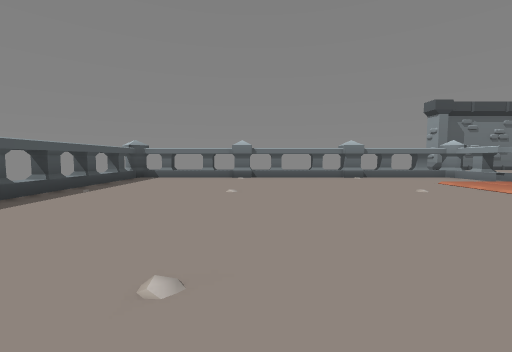
[1] (above)

20 first-person views from a walk through a Unity game level. The camera is 1.4 m above the floor, tilts 4° down and sees 90° across. The floor is counted in squares, 2 m on a side. Each view is taken from the middle of a square. On the plan, view 1 faces up. The plan holds only what a view shows up to about 9 squares ahead; the rest is blank. The player character is not drawn. Some animated figures are left out.

[2]
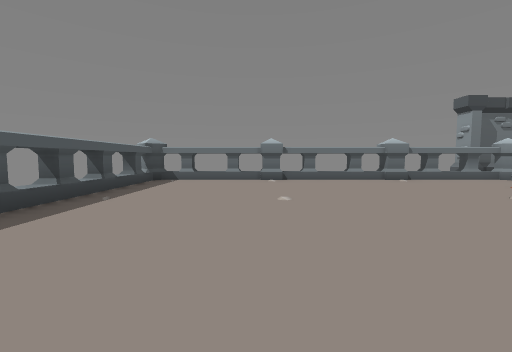

[3]
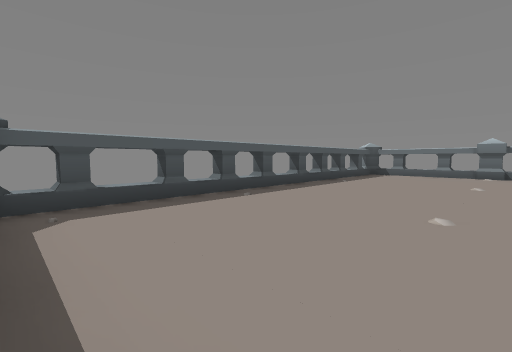

[4]
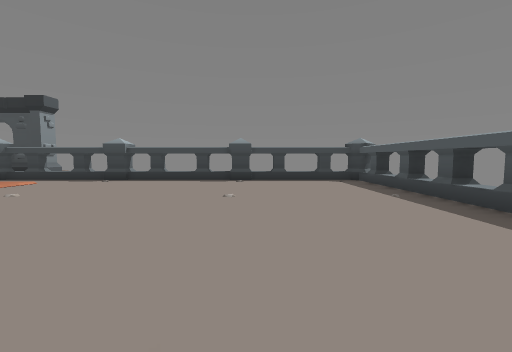

[5]
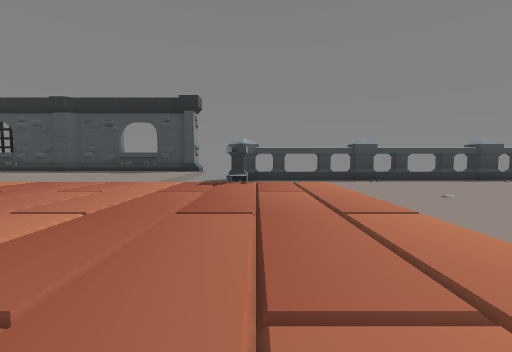

[6]
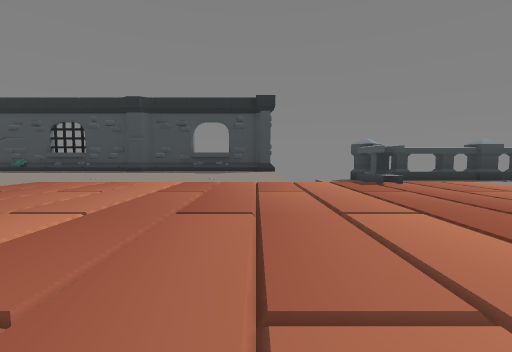

[7]
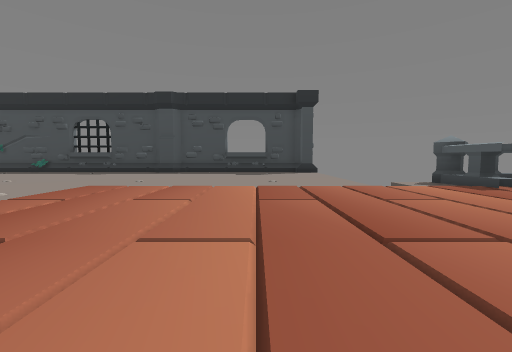

[8]
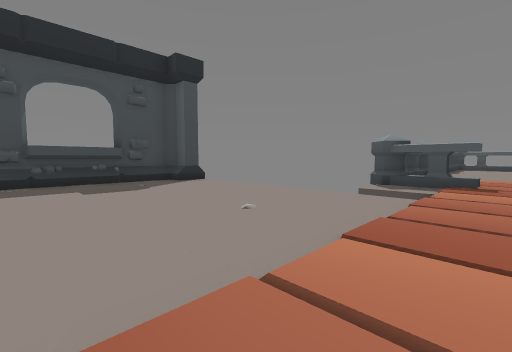

[9]
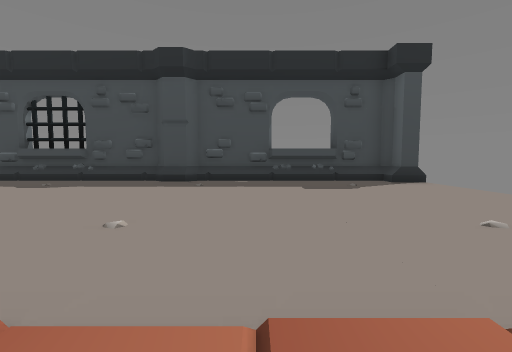

[10]
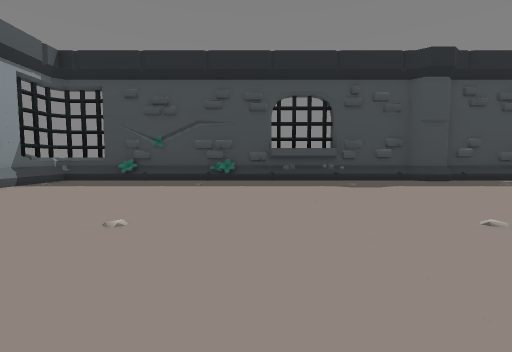

[11]
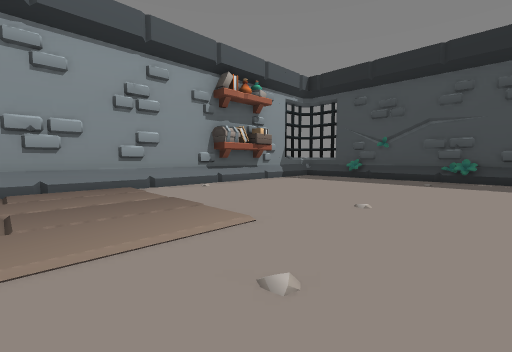

[12]
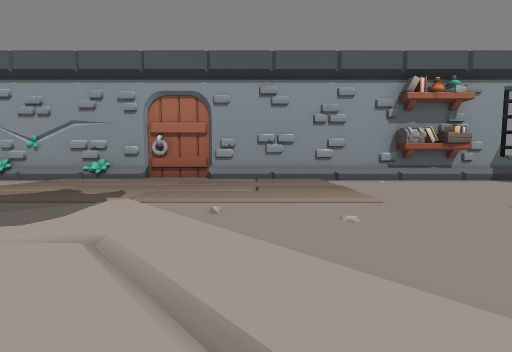

[13]
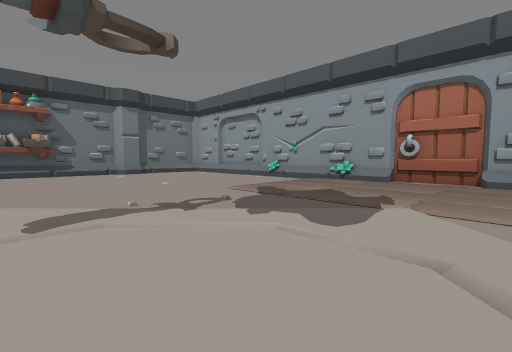

[14]
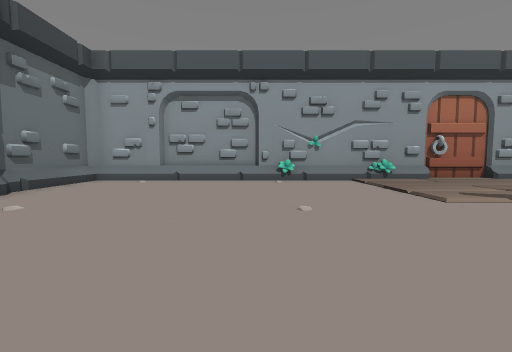

[15]
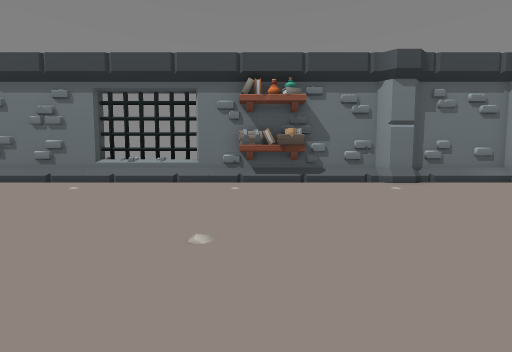

[16]
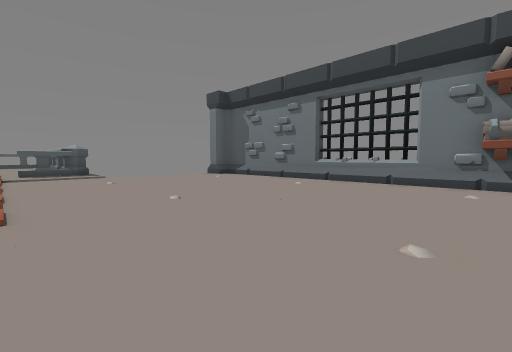

[17]
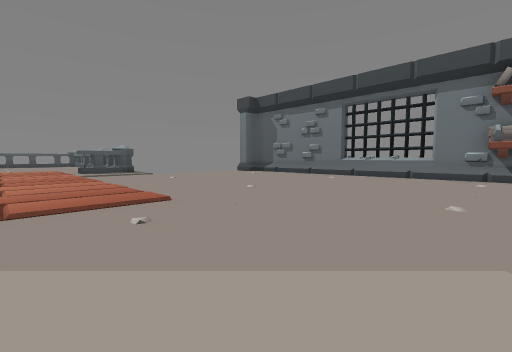

[18]
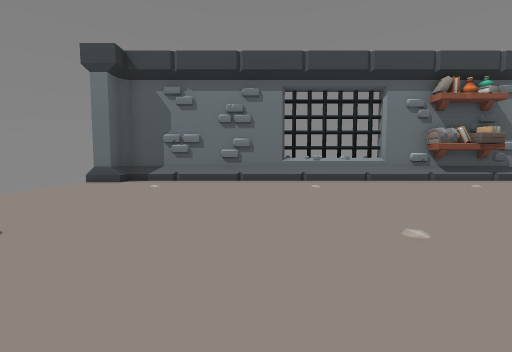

[19]
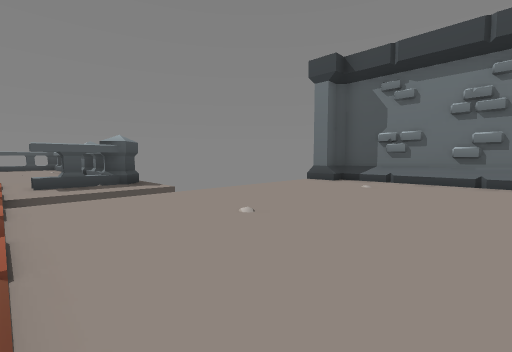

[20]
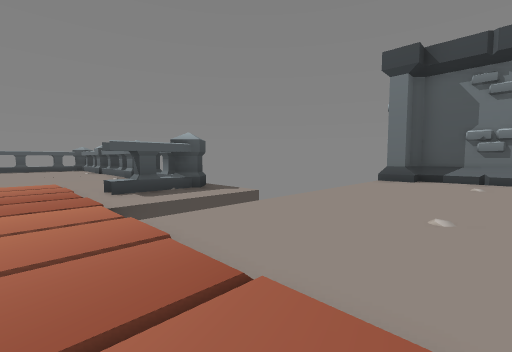

### Floor plan
Key: @ floor where view 1 was taken; # wall or solid block; x gap in a wall; . floor; / step, stairs or slope; ^ raised ledge.
Columns run from 5 left of view 1 to 30 right of it. Each row starts with its distance up from view 1.
 16                      ^^^^
 15                ######^^^^###########
 14                 ................../#
 13                 ................../#
 12                 ................../#
 11                 ................../#
 10  xxxxxxxxxxx#.  ..................##
  9 x...........#.  ..................##
  8 x...........#.  ................../#
  7 x........................./......./#
  6  .......................././......##
  5  ......................./.../...../#
  4 x...................      .../.....#
  3 x....................     ..../....#
  2  .....................    .../..../#
  1  ......................   ../...../#
  0 x....@..................   /......##
 -1 x...........##...........  .......##
 -2 x...........##  ................../#
 -3  xxxxxxxxxxx##  ................../#
 -4                 ..................##
 -5                 ..................##
 -6                 ................../#
 -7                 ................../#
 -8                ##/##//##//##/#//#/##
 -9                 ###################

Where each view was taken, in squares from view 1:
view 1: 0 up, 0 right, facing up
view 2: 1 up, 1 left, facing up
view 3: 2 down, 0 right, facing up-left
view 4: 6 up, 1 left, facing down
view 5: 6 up, 7 right, facing down
view 6: 6 up, 11 right, facing down
view 7: 5 up, 13 right, facing down
view 8: 0 up, 15 right, facing down-left
view 9: 0 up, 15 right, facing down
view 10: 0 up, 23 right, facing down
view 11: 1 up, 23 right, facing down-right
view 12: 1 up, 21 right, facing right
view 13: 2 up, 21 right, facing up-right
view 14: 10 up, 21 right, facing right
view 15: 7 up, 21 right, facing up
view 16: 7 up, 21 right, facing up-left
view 17: 5 up, 21 right, facing up-left
view 18: 7 up, 15 right, facing up
view 19: 7 up, 15 right, facing up-left
view 20: 6 up, 13 right, facing up-left
